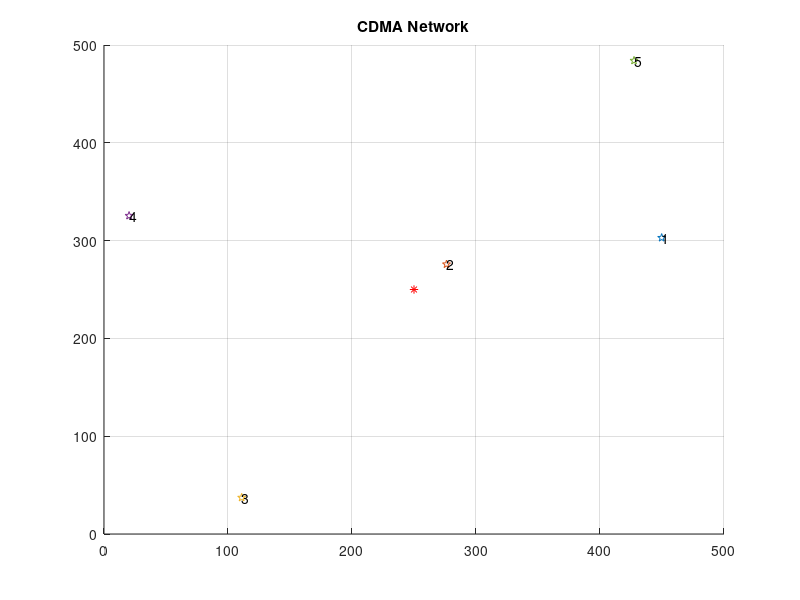
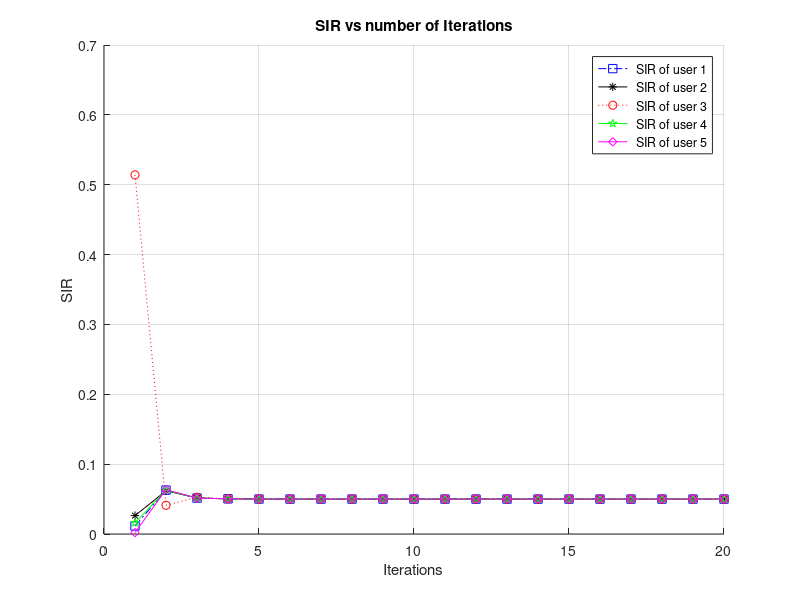
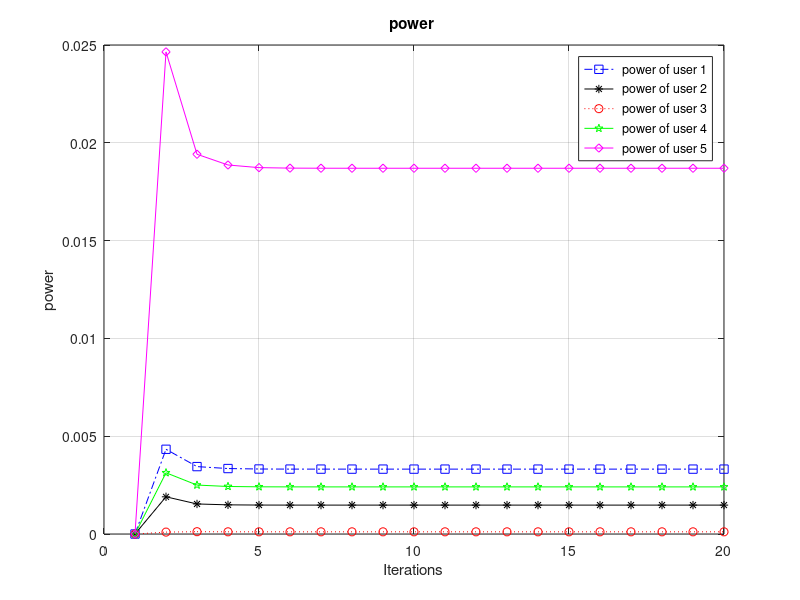

MATLAB code to generate these figures, in order:
%%%%%%%%%%%%%%%%%%%%%%%%%%%%%%%%%%%%%%%%%%%%%%%%%%%%%%%%%%%%%%%%%%%%%%%%%%%%%%%%%%%%%%%%%%%%%%%%%%%%%%%
%-----------------------------------------------------------------------------------------------------%
%------------------  HW1 : TPC     ----------------------------------------
%-----------------   Author : Saleh Abednejad -- 961115116  ---------------
%-----------------   Prof : Dr. Rajabi           --------------------------
%%%%%%%%%%%%%%%%%%%%%%%%%%%%%%%%%%%%%%%%%%%%%%%%%%%%%%%%%%%%%%%%%%%%%%%%%%%%%%%%%%%%%%%%%%%%%%%%%%%%%%%
%-----------------    Number of users Nu = 5                  --------------------
%-----------------    Background noise power 2 = 10?10      --------------------------
%-----------------    Maximum power of each user Pi = 1mW      --------------------------
%-----------------    Target SINR ^= 0:05              --------------------------
%-----------------    Path gain hi = 0:09d?3           --------------------------
%-----------------------------------------------------------------------------------------------------%
%%%%%%%%%%%%%%%%%%%%%%%%%%%%%%%%%%%%%%%%%%%%%%%%%%%%%%%%%%%%%%%%%%%%%%%%%%%%%%%%%%%%%%%%%%%%%%%%%%%%%%%
clc;
clear;
close all;
%%
noOfNodes  = 5;
L=500;
rx = rand(1,noOfNodes)*L; 
ry = rand(1,noOfNodes)*L;
bsx=L/2;
bsy=L/2;
bs=[bsx 0 0 0 0;bsy 0 0 0 0];
figure(1);
clf;
hold on;
grid on;
plot(bsx, bsy, '*r');
title('CDMA Network');
xlim ([0 500]);
ylim ([0 500]);
for i = 1:noOfNodes
    plot(rx(i), ry(i), 'p');
    text(rx(i), ry(i), num2str(i));
end;
%hold off;
for j=1:noOfNodes
     z(j)=complex(rx(j),ry(j)); %User
 end     
for i=1:noOfNodes
    H(i)=0.09*(abs(z(i)-(bs(i)))^(-3)); %Path Gain
end
%hold off;
Gamm=[0.05, 0.05, 0.05,0.05,0.05]; %target SIR 
P=[.001 .001 .001 .001 .001]; %  Transmit Power
N=[1e-10, 1e-10, 1e-10,1e-10,1e-10]; % Noise 
SIR=[H(1)*P(1)/(H(5)*P(5)+H(4)*P(4)+H(3)*P(3)+H(2)*P(2)+N(1)),...
      H(2)*P(2)/(H(5)*P(5)+H(4)*P(4)+H(3)*P(3)+H(1)*P(1)+N(2)),...
       +H(3)*P(3)/(H(5)*P(5)+H(4)*P(4)+H(1)*P(1)+H(2)*P(2)+N(3)),...
         H(4)*P(4)/(H(5)*P(5)+H(1)*P(1)+H(3)*P(3)+H(2)*P(2)+N(4)),...
          +H(5)*P(5)/(H(1)*P(1)+H(4)*P(4)+H(3)*P(3)+H(2)*P(2)+N(5))];% initial SIR at each reciever
%%
%algorithm starts here
iterations=1;
while iterations<20      
    P=(Gamm./SIR(iterations,:)).*P; % New power used by transmitters
    iterations=iterations+1;
    power(iterations,:)=P;
    SIR(iterations,:)=[H(1)*P(1)/(H(5)*P(5)+H(4)*P(4)+H(3)*P(3)+H(2)*P(2)+N(1)),...
                        H(2)*P(2)/(H(5)*P(5)+H(4)*P(4)+H(3)*P(3)+H(1)*P(1)+N(2)),...
                          H(3)*P(3)/(H(5)*P(5)+H(4)*P(4)+H(1)*P(1)+H(2)*P(2)+N(3)),...
                            H(4)*P(4)/(H(5)*P(5)+H(1)*P(1)+H(3)*P(3)+H(2)*P(2)+N(4)),...
                              H(5)*P(5)/(H(1)*P(1)+H(4)*P(4)+H(3)*P(3)+H(2)*P(2)+N(5))];  
end
    power;
%%
%ploting 
figure(2);
hold on;
plot(1:iterations,SIR(:,1),'-.sb');
plot(1:iterations,SIR(:,2),'-*k');
plot(1:iterations,SIR(:,3),':or');
plot(1:iterations,SIR(:,4),'-pg');
plot(1:iterations,SIR(:,5),'-dm');
xlabel('Iterations');
ylabel('SIR');
title('SIR vs number of Iterations');
legend(' SIR of user 1',' SIR of user 2',' SIR of user 3',' SIR of user 4',' SIR of user 5');
grid on;
%%
figure(3);
plot(1:iterations,power(:,1),'-.sb');
hold on;
plot(1:iterations,power(:,2),'-*k');
plot(1:iterations,power(:,3),':or');
plot(1:iterations,power(:,4),'-pg');
plot(1:iterations,power(:,5),'-dm');
xlabel('Iterations');
ylabel('power');
title('power ');
legend(' power of user 1',' power of user 2',' power of user 3',' power of user 4',' power of user 5');
grid on;
%%%%%%%%%%%%%%%%%%%%%%%%%%%%%%%%%%%%%%%%%%%%%%%%%%%%%%%%%%%%%%%%%%%%%%%%%%%%%%%%%%%%%%%%%%%%%%%%%%%%%%%
%-----------------------------------------------------------------------------------------------------%
%------------------  HW1 : TPC     ----------------------------------------
%-----------------   Author : Saleh Abednejad -- 961115116  ---------------
%-----------------   Prof : Dr. Rajabi           --------------------------
%%%%%%%%%%%%%%%%%%%%%%%%%%%%%%%%%%%%%%%%%%%%%%%%%%%%%%%%%%%%%%%%%%%%%%%%%%%%%%%%%%%%%%%%%%%%%%%%%%%%%%%
%-----------------    Number of users Nu = 5                  --------------------
%-----------------    Background noise power 2 = 10?10      --------------------------
%-----------------    Maximum power of each user Pi = 1mW      --------------------------
%-----------------    Target SINR ^= 0:05              --------------------------
%-----------------    Path gain hi = 0:09d?3           --------------------------
%-----------------------------------------------------------------------------------------------------%
%%%%%%%%%%%%%%%%%%%%%%%%%%%%%%%%%%%%%%%%%%%%%%%%%%%%%%%%%%%%%%%%%%%%%%%%%%%%%%%%%%%%%%%%%%%%%%%%%%%%%%%